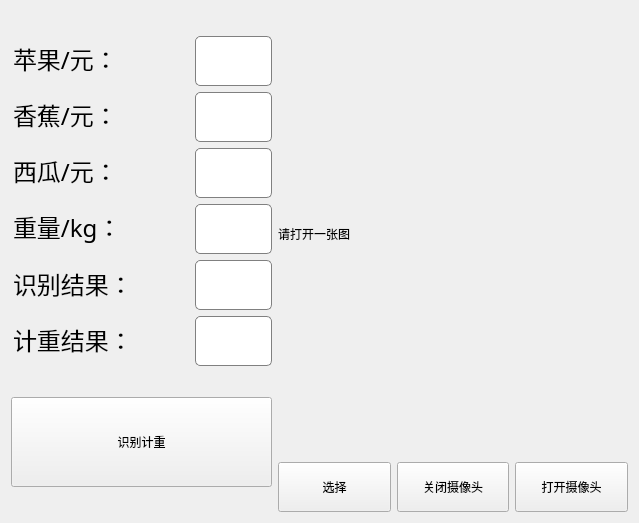
<?xml version="1.0" encoding="UTF-8"?>
<ui version="4.0">
 <class>Form</class>
 <widget class="QWidget" name="Form">
  <property name="geometry">
   <rect>
    <x>0</x>
    <y>0</y>
    <width>639</width>
    <height>523</height>
   </rect>
  </property>
  <property name="minimumSize">
   <size>
    <width>251</width>
    <height>291</height>
   </size>
  </property>
  <property name="windowTitle">
   <string>Form</string>
  </property>
  <layout class="QGridLayout" name="gridLayout">
   <item row="0" column="0">
    <layout class="QVBoxLayout" name="verticalLayout_4">
     <item>
      <layout class="QHBoxLayout" name="horizontalLayout">
       <item>
        <layout class="QVBoxLayout" name="verticalLayout">
         <item>
          <widget class="QLineEdit" name="lineEdit">
           <property name="minimumSize">
            <size>
             <width>0</width>
             <height>50</height>
            </size>
           </property>
           <property name="font">
            <font>
             <family>黑体</family>
             <pointsize>18</pointsize>
            </font>
           </property>
           <property name="styleSheet">
            <string notr="true">QLineEdit {
   border: none;
   background-color: transparent;
}
</string>
           </property>
           <property name="text">
            <string>苹果/元：</string>
           </property>
           <property name="readOnly">
            <bool>true</bool>
           </property>
          </widget>
         </item>
         <item>
          <widget class="QLineEdit" name="lineEdit_2">
           <property name="minimumSize">
            <size>
             <width>0</width>
             <height>50</height>
            </size>
           </property>
           <property name="font">
            <font>
             <family>黑体</family>
             <pointsize>18</pointsize>
            </font>
           </property>
           <property name="styleSheet">
            <string notr="true">QLineEdit {
   border: none;
   background-color: transparent;
}
</string>
           </property>
           <property name="text">
            <string>香蕉/元：</string>
           </property>
           <property name="readOnly">
            <bool>true</bool>
           </property>
          </widget>
         </item>
         <item>
          <widget class="QLineEdit" name="lineEdit_3">
           <property name="minimumSize">
            <size>
             <width>0</width>
             <height>50</height>
            </size>
           </property>
           <property name="font">
            <font>
             <family>黑体</family>
             <pointsize>18</pointsize>
            </font>
           </property>
           <property name="styleSheet">
            <string notr="true">QLineEdit {
   border: none;
   background-color: transparent;
}
</string>
           </property>
           <property name="text">
            <string>西瓜/元：</string>
           </property>
           <property name="readOnly">
            <bool>true</bool>
           </property>
          </widget>
         </item>
         <item>
          <widget class="QLineEdit" name="lineEdit_4">
           <property name="minimumSize">
            <size>
             <width>0</width>
             <height>50</height>
            </size>
           </property>
           <property name="font">
            <font>
             <family>黑体</family>
             <pointsize>18</pointsize>
            </font>
           </property>
           <property name="styleSheet">
            <string notr="true">QLineEdit {
   border: none;
   background-color: transparent;
}
</string>
           </property>
           <property name="text">
            <string>重量/kg：</string>
           </property>
           <property name="readOnly">
            <bool>true</bool>
           </property>
          </widget>
         </item>
         <item>
          <widget class="QLineEdit" name="lineEdit_5">
           <property name="minimumSize">
            <size>
             <width>0</width>
             <height>50</height>
            </size>
           </property>
           <property name="font">
            <font>
             <family>黑体</family>
             <pointsize>18</pointsize>
            </font>
           </property>
           <property name="styleSheet">
            <string notr="true">QLineEdit {
   border: none;
   background-color: transparent;
}
</string>
           </property>
           <property name="text">
            <string>识别结果：</string>
           </property>
           <property name="readOnly">
            <bool>true</bool>
           </property>
          </widget>
         </item>
         <item>
          <widget class="QLineEdit" name="lineEdit_6">
           <property name="minimumSize">
            <size>
             <width>0</width>
             <height>50</height>
            </size>
           </property>
           <property name="font">
            <font>
             <family>黑体</family>
             <pointsize>18</pointsize>
            </font>
           </property>
           <property name="styleSheet">
            <string notr="true">QLineEdit {
   border: none;
   background-color: transparent;
}
</string>
           </property>
           <property name="text">
            <string>计重结果：</string>
           </property>
           <property name="readOnly">
            <bool>true</bool>
           </property>
          </widget>
         </item>
        </layout>
       </item>
       <item>
        <layout class="QVBoxLayout" name="verticalLayout_2">
         <item>
          <widget class="QLineEdit" name="apple">
           <property name="minimumSize">
            <size>
             <width>0</width>
             <height>50</height>
            </size>
           </property>
           <property name="styleSheet">
            <string notr="true">QLineEdit {
    border: 1px solid gray;
    border-radius: 5px;
    padding: 0 8px;
    background: white;
}
</string>
           </property>
          </widget>
         </item>
         <item>
          <widget class="QLineEdit" name="banana">
           <property name="minimumSize">
            <size>
             <width>0</width>
             <height>50</height>
            </size>
           </property>
           <property name="styleSheet">
            <string notr="true">QLineEdit {
    border: 1px solid gray;
    border-radius: 5px;
    padding: 0 8px;
    background: white;
}
</string>
           </property>
          </widget>
         </item>
         <item>
          <widget class="QLineEdit" name="watermelon">
           <property name="minimumSize">
            <size>
             <width>0</width>
             <height>50</height>
            </size>
           </property>
           <property name="styleSheet">
            <string notr="true">QLineEdit {
    border: 1px solid gray;
    border-radius: 5px;
    padding: 0 8px;
    background: white;
}
</string>
           </property>
          </widget>
         </item>
         <item>
          <widget class="QLineEdit" name="kg">
           <property name="minimumSize">
            <size>
             <width>0</width>
             <height>50</height>
            </size>
           </property>
           <property name="styleSheet">
            <string notr="true">QLineEdit {
    border: 1px solid gray;
    border-radius: 5px;
    padding: 0 8px;
    background: white;
}
</string>
           </property>
          </widget>
         </item>
         <item>
          <widget class="QLineEdit" name="recognize">
           <property name="minimumSize">
            <size>
             <width>0</width>
             <height>50</height>
            </size>
           </property>
           <property name="styleSheet">
            <string notr="true">QLineEdit {
    border: 1px solid gray;
    border-radius: 5px;
    padding: 0 8px;
    background: white;
}
</string>
           </property>
           <property name="readOnly">
            <bool>true</bool>
           </property>
           <property name="placeholderText">
            <string/>
           </property>
          </widget>
         </item>
         <item>
          <widget class="QLineEdit" name="result">
           <property name="minimumSize">
            <size>
             <width>0</width>
             <height>50</height>
            </size>
           </property>
           <property name="styleSheet">
            <string notr="true">QLineEdit {
    border: 1px solid gray;
    border-radius: 5px;
    padding: 0 8px;
    background: white;
}
</string>
           </property>
           <property name="inputMask">
            <string notr="true"/>
           </property>
           <property name="readOnly">
            <bool>true</bool>
           </property>
          </widget>
         </item>
        </layout>
       </item>
      </layout>
     </item>
     <item>
      <widget class="QPushButton" name="recognition">
       <property name="minimumSize">
        <size>
         <width>0</width>
         <height>90</height>
        </size>
       </property>
       <property name="styleSheet">
        <string notr="true">font: 16pt &quot;楷体&quot;;</string>
       </property>
       <property name="text">
        <string>识别计重</string>
       </property>
      </widget>
     </item>
    </layout>
   </item>
   <item row="0" column="1">
    <layout class="QVBoxLayout" name="verticalLayout_3">
     <item>
      <widget class="QLabel" name="label">
       <property name="sizePolicy">
        <sizepolicy hsizetype="MinimumExpanding" vsizetype="MinimumExpanding">
         <horstretch>0</horstretch>
         <verstretch>0</verstretch>
        </sizepolicy>
       </property>
       <property name="minimumSize">
        <size>
         <width>350</width>
         <height>250</height>
        </size>
       </property>
       <property name="cursor">
        <cursorShape>ArrowCursor</cursorShape>
       </property>
       <property name="text">
        <string>请打开一张图</string>
       </property>
      </widget>
     </item>
     <item>
      <layout class="QHBoxLayout" name="horizontalLayout_2">
       <item>
        <widget class="QPushButton" name="choose">
         <property name="minimumSize">
          <size>
           <width>0</width>
           <height>50</height>
          </size>
         </property>
         <property name="styleSheet">
          <string notr="true">font: 16pt &quot;楷体&quot;;</string>
         </property>
         <property name="text">
          <string>选择</string>
         </property>
        </widget>
       </item>
       <item>
        <widget class="QPushButton" name="close">
         <property name="minimumSize">
          <size>
           <width>0</width>
           <height>50</height>
          </size>
         </property>
         <property name="styleSheet">
          <string notr="true">font: 16pt &quot;楷体&quot;;</string>
         </property>
         <property name="text">
          <string>关闭摄像头</string>
         </property>
        </widget>
       </item>
       <item>
        <widget class="QPushButton" name="open">
         <property name="minimumSize">
          <size>
           <width>0</width>
           <height>50</height>
          </size>
         </property>
         <property name="styleSheet">
          <string notr="true">font: 16pt &quot;楷体&quot;;</string>
         </property>
         <property name="text">
          <string>打开摄像头</string>
         </property>
        </widget>
       </item>
      </layout>
     </item>
    </layout>
   </item>
  </layout>
 </widget>
 <resources/>
 <connections/>
</ui>
